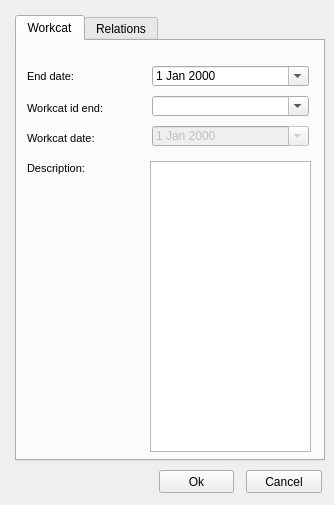
<?xml version="1.0" encoding="UTF-8"?>
<ui version="4.0">
 <class>workcat_end</class>
 <widget class="QDialog" name="workcat_end">
  <property name="geometry">
   <rect>
    <x>0</x>
    <y>0</y>
    <width>334</width>
    <height>505</height>
   </rect>
  </property>
  <property name="windowTitle">
   <string>End feature</string>
  </property>
  <widget class="QTabWidget" name="tabWidget">
   <property name="geometry">
    <rect>
     <x>15</x>
     <y>15</y>
     <width>310</width>
     <height>446</height>
    </rect>
   </property>
   <property name="currentIndex">
    <number>0</number>
   </property>
   <widget class="QWidget" name="tab">
    <attribute name="title">
     <string>Workcat</string>
    </attribute>
    <widget class="QLabel" name="label_workcat_id_end">
     <property name="geometry">
      <rect>
       <x>10</x>
       <y>56</y>
       <width>103</width>
       <height>22</height>
      </rect>
     </property>
     <property name="font">
      <font>
       <pointsize>8</pointsize>
      </font>
     </property>
     <property name="frameShape">
      <enum>QFrame::NoFrame</enum>
     </property>
     <property name="frameShadow">
      <enum>QFrame::Raised</enum>
     </property>
     <property name="text">
      <string>Workcat id end:</string>
     </property>
     <property name="textFormat">
      <enum>Qt::AutoText</enum>
     </property>
     <property name="scaledContents">
      <bool>false</bool>
     </property>
     <property name="margin">
      <number>3</number>
     </property>
    </widget>
    <widget class="QLabel" name="label_enddate">
     <property name="geometry">
      <rect>
       <x>10</x>
       <y>24</y>
       <width>96</width>
       <height>22</height>
      </rect>
     </property>
     <property name="font">
      <font>
       <pointsize>8</pointsize>
      </font>
     </property>
     <property name="frameShape">
      <enum>QFrame::NoFrame</enum>
     </property>
     <property name="frameShadow">
      <enum>QFrame::Raised</enum>
     </property>
     <property name="text">
      <string>End date:</string>
     </property>
     <property name="textFormat">
      <enum>Qt::AutoText</enum>
     </property>
     <property name="scaledContents">
      <bool>false</bool>
     </property>
     <property name="margin">
      <number>3</number>
     </property>
    </widget>
    <widget class="QLabel" name="label_link">
     <property name="geometry">
      <rect>
       <x>10</x>
       <y>116</y>
       <width>103</width>
       <height>22</height>
      </rect>
     </property>
     <property name="font">
      <font>
       <pointsize>8</pointsize>
      </font>
     </property>
     <property name="frameShape">
      <enum>QFrame::NoFrame</enum>
     </property>
     <property name="frameShadow">
      <enum>QFrame::Raised</enum>
     </property>
     <property name="text">
      <string>Description:</string>
     </property>
     <property name="textFormat">
      <enum>Qt::AutoText</enum>
     </property>
     <property name="scaledContents">
      <bool>false</bool>
     </property>
     <property name="margin">
      <number>3</number>
     </property>
    </widget>
    <widget class="QLabel" name="label_doc_id_3">
     <property name="geometry">
      <rect>
       <x>10</x>
       <y>86</y>
       <width>97</width>
       <height>22</height>
      </rect>
     </property>
     <property name="font">
      <font>
       <pointsize>8</pointsize>
      </font>
     </property>
     <property name="frameShape">
      <enum>QFrame::NoFrame</enum>
     </property>
     <property name="frameShadow">
      <enum>QFrame::Raised</enum>
     </property>
     <property name="text">
      <string>Workcat date:</string>
     </property>
     <property name="textFormat">
      <enum>Qt::AutoText</enum>
     </property>
     <property name="scaledContents">
      <bool>false</bool>
     </property>
     <property name="margin">
      <number>3</number>
     </property>
    </widget>
    <widget class="QComboBox" name="workcat_id_end">
     <property name="geometry">
      <rect>
       <x>135</x>
       <y>55</y>
       <width>157</width>
       <height>20</height>
      </rect>
     </property>
     <property name="editable">
      <bool>true</bool>
     </property>
    </widget>
    <widget class="QDateEdit" name="enddate">
     <property name="geometry">
      <rect>
       <x>135</x>
       <y>25</y>
       <width>157</width>
       <height>20</height>
      </rect>
     </property>
     <property name="calendarPopup">
      <bool>true</bool>
     </property>
    </widget>
    <widget class="QDateEdit" name="builtdate">
     <property name="enabled">
      <bool>false</bool>
     </property>
     <property name="geometry">
      <rect>
       <x>135</x>
       <y>85</y>
       <width>157</width>
       <height>20</height>
      </rect>
     </property>
     <property name="calendarPopup">
      <bool>true</bool>
     </property>
    </widget>
    <widget class="QTextEdit" name="descript">
     <property name="geometry">
      <rect>
       <x>133</x>
       <y>120</y>
       <width>161</width>
       <height>291</height>
      </rect>
     </property>
    </widget>
   </widget>
   <widget class="QWidget" name="tab_2">
    <attribute name="title">
     <string>Relations</string>
    </attribute>
    <widget class="QTabWidget" name="tab_feature">
     <property name="geometry">
      <rect>
       <x>5</x>
       <y>52</y>
       <width>298</width>
       <height>364</height>
      </rect>
     </property>
     <property name="currentIndex">
      <number>4</number>
     </property>
     <widget class="QWidget" name="tab_3">
      <attribute name="title">
       <string>Arc</string>
      </attribute>
      <widget class="QTableView" name="tbl_cat_work_x_arc">
       <property name="geometry">
        <rect>
         <x>5</x>
         <y>6</y>
         <width>280</width>
         <height>325</height>
        </rect>
       </property>
      </widget>
     </widget>
     <widget class="QWidget" name="tab_4">
      <attribute name="title">
       <string>Node</string>
      </attribute>
      <widget class="QTableView" name="tbl_cat_work_x_node">
       <property name="geometry">
        <rect>
         <x>5</x>
         <y>6</y>
         <width>286</width>
         <height>325</height>
        </rect>
       </property>
      </widget>
     </widget>
     <widget class="QWidget" name="tab_5">
      <attribute name="title">
       <string>Connec</string>
      </attribute>
      <widget class="QTableView" name="tbl_cat_work_x_connec">
       <property name="geometry">
        <rect>
         <x>5</x>
         <y>6</y>
         <width>286</width>
         <height>325</height>
        </rect>
       </property>
      </widget>
     </widget>
     <widget class="QWidget" name="widget">
      <attribute name="title">
       <string>Elem</string>
      </attribute>
      <widget class="QTableView" name="tbl_cat_work_x_element">
       <property name="geometry">
        <rect>
         <x>5</x>
         <y>6</y>
         <width>283</width>
         <height>325</height>
        </rect>
       </property>
      </widget>
     </widget>
     <widget class="QWidget" name="tab_6">
      <attribute name="title">
       <string>Gully</string>
      </attribute>
      <widget class="QTableView" name="tbl_cat_work_x_gully">
       <property name="geometry">
        <rect>
         <x>5</x>
         <y>6</y>
         <width>286</width>
         <height>325</height>
        </rect>
       </property>
      </widget>
     </widget>
    </widget>
    <widget class="QLineEdit" name="feature_id">
     <property name="geometry">
      <rect>
       <x>10</x>
       <y>19</y>
       <width>160</width>
       <height>20</height>
      </rect>
     </property>
    </widget>
    <widget class="QPushButton" name="btn_snapping">
     <property name="geometry">
      <rect>
       <x>273</x>
       <y>16</y>
       <width>24</width>
       <height>24</height>
      </rect>
     </property>
     <property name="text">
      <string/>
     </property>
     <property name="icon">
      <iconset>
       <normaloff>../icons/137.png</normaloff>../icons/137.png</iconset>
     </property>
     <property name="iconSize">
      <size>
       <width>22</width>
       <height>22</height>
      </size>
     </property>
    </widget>
    <widget class="QPushButton" name="btn_delete">
     <property name="geometry">
      <rect>
       <x>243</x>
       <y>16</y>
       <width>24</width>
       <height>24</height>
      </rect>
     </property>
     <property name="text">
      <string/>
     </property>
     <property name="icon">
      <iconset>
       <normaloff>../icons/112b.png</normaloff>../icons/112b.png</iconset>
     </property>
     <property name="iconSize">
      <size>
       <width>22</width>
       <height>22</height>
      </size>
     </property>
    </widget>
    <widget class="QPushButton" name="btn_insert">
     <property name="geometry">
      <rect>
       <x>213</x>
       <y>16</y>
       <width>24</width>
       <height>24</height>
      </rect>
     </property>
     <property name="text">
      <string/>
     </property>
     <property name="icon">
      <iconset>
       <normaloff>../icons/111b.png</normaloff>../icons/111b.png</iconset>
     </property>
     <property name="iconSize">
      <size>
       <width>22</width>
       <height>22</height>
      </size>
     </property>
    </widget>
   </widget>
  </widget>
  <widget class="QPushButton" name="btn_cancel">
   <property name="geometry">
    <rect>
     <x>246</x>
     <y>470</y>
     <width>76</width>
     <height>23</height>
    </rect>
   </property>
   <property name="text">
    <string>Cancel</string>
   </property>
  </widget>
  <widget class="QPushButton" name="btn_accept">
   <property name="geometry">
    <rect>
     <x>159</x>
     <y>470</y>
     <width>75</width>
     <height>23</height>
    </rect>
   </property>
   <property name="text">
    <string>Ok</string>
   </property>
  </widget>
 </widget>
 <resources/>
 <connections/>
</ui>
